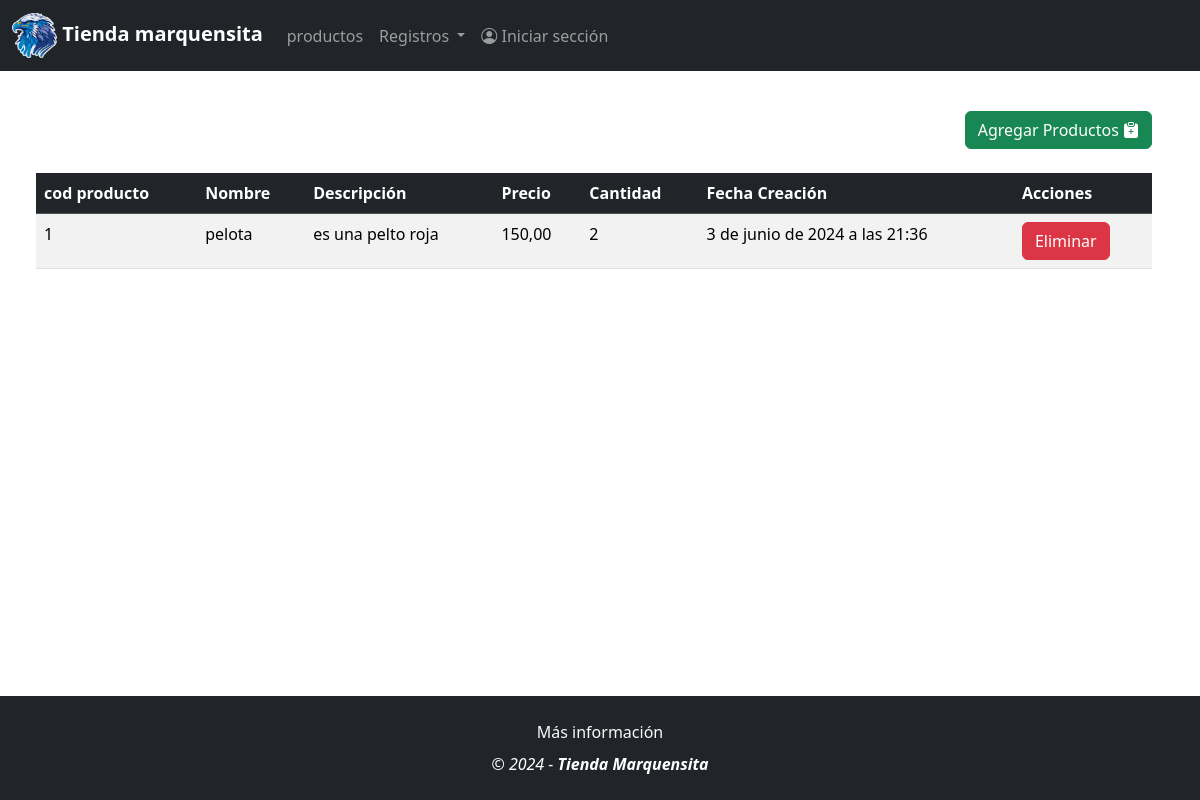
Page /producto/crudproductos/ on the earlier database version.
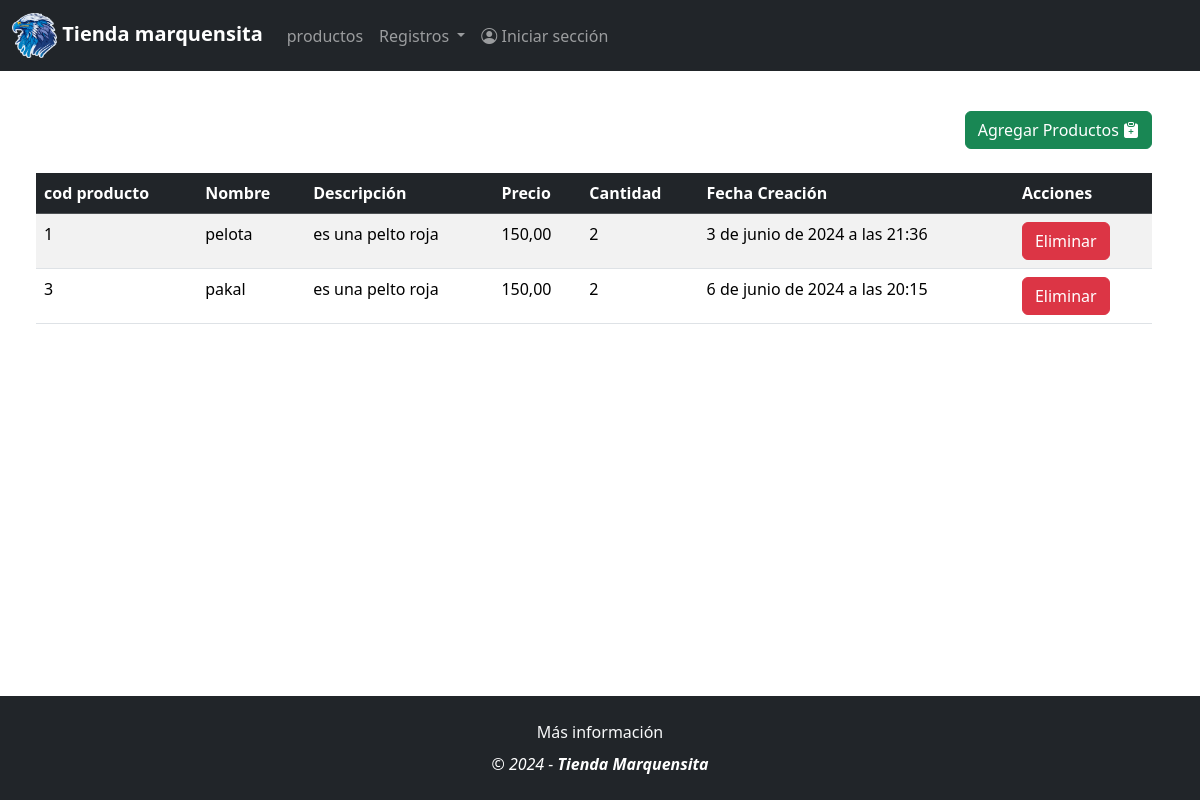
Same page on the later database version.
### modulo_producto/models.py (models this page shows, shortened)
class Producto(models.Model):
    producto_id = models.AutoField(primary_key=True,)
    nombre_producto = models.CharField(max_length=50, null=True, blank=True, verbose_name="Nombre del producto")
    descripcion_producto = models.CharField(max_length=50, null=True, blank=True, verbose_name="Descripción del producto")
    precio_producto = models.DecimalField(max_digits=10, decimal_places=2, verbose_name="Precio del producto")
    stock_producto = models.IntegerField(null=True, blank=True, verbose_name="Cantidad del producto")
    fecha_creacion_producto = models.DateTimeField(auto_now_add=True, verbose_name="Fecha de ingreso del producto")
    imagen_producto = models.ImageField(upload_to='productos_imagenes/', verbose_name="Imagen del producto")
    estado = models.CharField(max_length=50, null=True, blank=True)

### modulo_producto/views.py (the view)
def productocrud(request):
    if request.method == "POST":
        form = ProductoForm(request.POST, request.FILES)
        if form.is_valid():
            form.save()
            return redirect('products')
    else:
        form = ProductoForm()
    productos = Producto.objects.filter(estado='1')  # Assuming '1' is the string for the active state
    return render(request, "crud_productos.html", {'form': form, 'productos': productos})

### modulo_producto/templates/crud_productos.html (shortened to what this page needs)
{% extends "menu.html" %}
{% load static %}
{% block main_content %}
<section>
    <div class="container m-4" style="display: flex; justify-content:flex-end">
        <div class="row">
            <div class="col-md-12">
                <button type="button" class="btn btn-success" data-bs-toggle="modal" data-bs-target="#exampleModal">
                    Agregar Productos <i class="bi bi-clipboard-plus-fill"></i>
                </button>
            </div>
        </div>
    </div>
</section>
<div class="container m-4">
    <div class="row">
        <div class="col-md-12">
            <table class="table table-striped">
                <thead class="table-dark">
                    <tr>
                        <th scope="col">cod producto</th>
                        <th scope="col">Nombre</th>
                        <th scope="col">Descripción</th>
                        <th scope="col">Precio</th>
                        <th scope="col">Cantidad</th>
                        <th scope="col">Fecha Creación</th>
                        <th scope="col">Acciones</th>
                    </tr>
                </thead>
                <tbody>
                    {% for producto in productos %}
                    <tr>
                        <td>{{ producto.producto_id }}</td>
                        <td>{{ producto.nombre_producto }}</td>
                        <td>{{ producto.descripcion_producto }}</td>
                        <td>{{ producto.precio_producto }}</td>
                        <td>{{ producto.stock_producto }}</td>
                        <td>{{ producto.fecha_creacion_producto }}</td>
                        <td>
                            <form method="post" action="{% url 'downproducto' producto.producto_id %}" style="display:inline;">
                                <button type="submit" class="btn btn-danger">Eliminar</button>
                            </form>
                        </td>
                    </tr>
                    {% endfor %}
                </tbody>
            </table>
        </div>
    </div>
</div>
{% endblock main_content %}

Differences in the rows shown:
added Producto: producto_id "3", nombre_producto "pakal", descripcion_producto "es una pelto roja", precio_producto "150,00", stock_producto "2", fecha_creacion_producto "6 de junio de 2024 a las 20:15"
